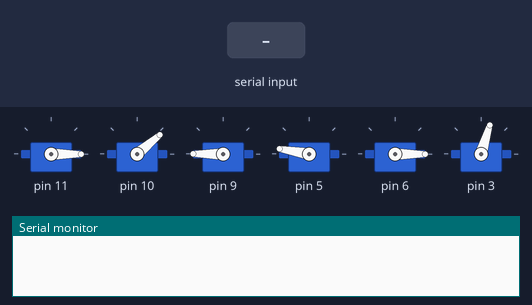
A sketch run on a simulated Arduino Uno, built with avr-gcc and run on an emulated ATmega328P. Shown: 6 × servo, the last lines printed to the serial monitor. The inputs (shaded band) are chosen by the test bench.

Above: at 0.1 s.
At 6.9 s:
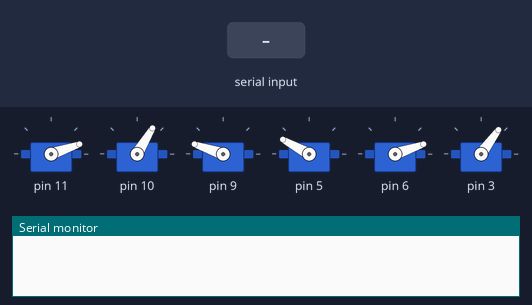
At 10.4 s:
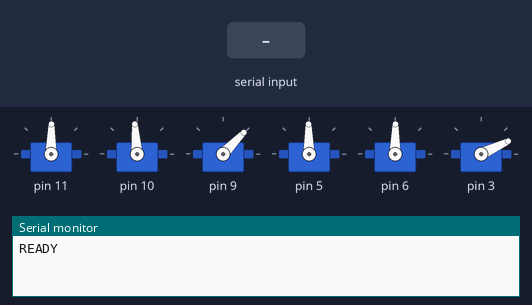
10.5 s: "CMD,\n" received over Serial
Timing chart, 0 to 13.5 s (numbered marks = the images above; inputs shaded):
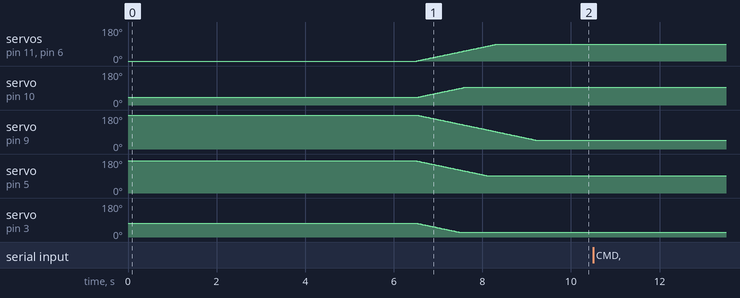

The sketch:

control_arm_bridge_safe.ino
```cpp
#include <Braccio.h>
#include <Servo.h>
#include <string.h>

namespace {

const unsigned long BAUD_RATE = 115200;
const unsigned long COMMAND_TIMEOUT_MS = 1000;
const int SERVO_STEP_DELAY_MS = 20;

const int M1_MIN = 0;
const int M1_MAX = 180;
const int M2_MIN = 15;
const int M2_MAX = 165;
const int M3_MIN = 15;
const int M3_MAX = 165;
const int M4_MIN = 0;
const int M4_MAX = 180;
const int M5_MIN = 0;
const int M5_MAX = 180;
const int M6_MIN = 10;
const int M6_MAX = 73;

const int NEUTRAL[6] = {90, 95, 45, 90, 90, 24};

char inputBuffer[64];
size_t inputLength = 0;
unsigned long lastCommandAt = 0;
bool inNeutral = false;

int clampJoint(int value, int minValue, int maxValue) {
  if (value < minValue) return minValue;
  if (value > maxValue) return maxValue;
  return value;
}

void sanitizeAngles(int angles[6]) {
  angles[0] = clampJoint(angles[0], M1_MIN, M1_MAX);
  angles[1] = clampJoint(angles[1], M2_MIN, M2_MAX);
  angles[2] = clampJoint(angles[2], M3_MIN, M3_MAX);
  angles[3] = clampJoint(angles[3], M4_MIN, M4_MAX);
  angles[4] = clampJoint(angles[4], M5_MIN, M5_MAX);
  angles[5] = clampJoint(angles[5], M6_MIN, M6_MAX);
}

void moveArm(const int angles[6]) {
  Braccio.ServoMovement(
    SERVO_STEP_DELAY_MS,
    angles[0],
    angles[1],
    angles[2],
    angles[3],  // wrist_vertical
    angles[4],  // wrist_rotation
    angles[5]
  );
}

bool parseCommand(char* line, int outAngles[6]) {
  if (strncmp(line, "CMD,", 4) != 0) {
    return false;
  }

  char* token = strtok(line, ",");
  for (int i = 0; i < 6; ++i) {
    token = strtok(NULL, ",");
    if (token == nullptr) {
      return false;
    }
    outAngles[i] = atoi(token);
  }
  return true;
}

void handleLine(char* line) {
  int angles[6];
  if (!parseCommand(line, angles)) {
    Serial.println("ERR");
    return;
  }

  sanitizeAngles(angles);
  moveArm(angles);
  lastCommandAt = millis();
  inNeutral = false;
  Serial.println("OK");
}

void readSerial() {
  while (Serial.available() > 0) {
    const char c = static_cast<char>(Serial.read());

    if (c == '\r') {
      continue;
    }

    if (c == '\n') {
      inputBuffer[inputLength] = '\0';
      if (inputLength > 0) {
        handleLine(inputBuffer);
      }
      inputLength = 0;
      continue;
    }

    if (inputLength < sizeof(inputBuffer) - 1) {
      inputBuffer[inputLength++] = c;
    } else {
      inputLength = 0;
      Serial.println("ERR");
    }
  }
}

void watchdogNeutral() {
  const unsigned long now = millis();
  if (!inNeutral && lastCommandAt != 0 && now - lastCommandAt > COMMAND_TIMEOUT_MS) {
    int neutralPose[6];
    memcpy(neutralPose, NEUTRAL, sizeof(NEUTRAL));
    moveArm(neutralPose);
    inNeutral = true;
  }
}

}  // namespace

void setup() {
  Serial.begin(BAUD_RATE);
  Braccio.begin();
  delay(500);
  moveArm(NEUTRAL);
  lastCommandAt = millis();
  inNeutral = true;
  Serial.println("READY");
}

void loop() {
  readSerial();
  watchdogNeutral();
}
```
